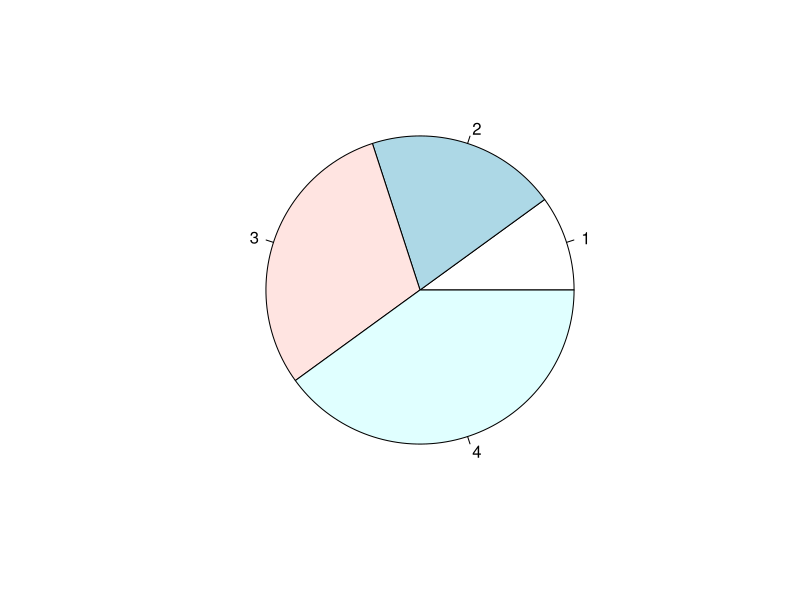
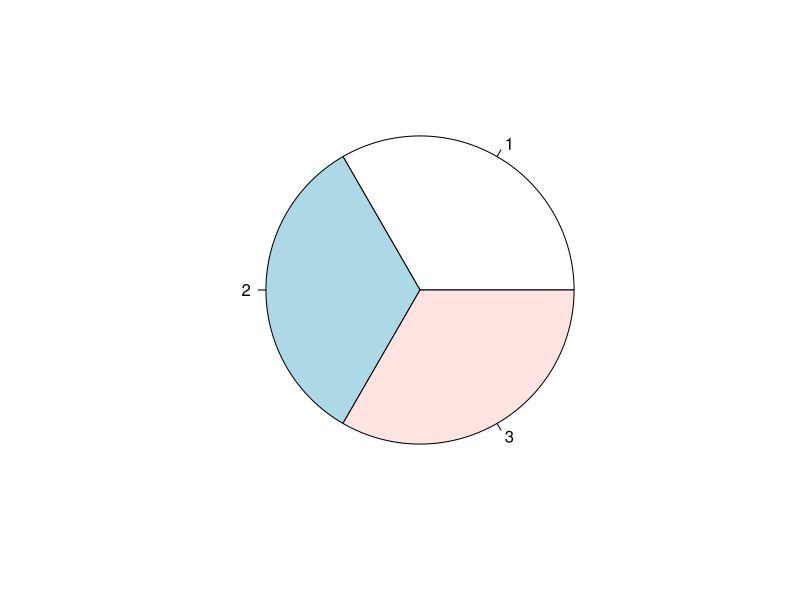

The R script that drew these images, in order:
## ---- chunk 1
knitr::opts_chunk$set(
  collapse = TRUE,
  comment = "#>",
  fig.path = "README-"
)
## ---- chunk 2
pie(c(1,2,3,4))

pie(c(5,5,5))
